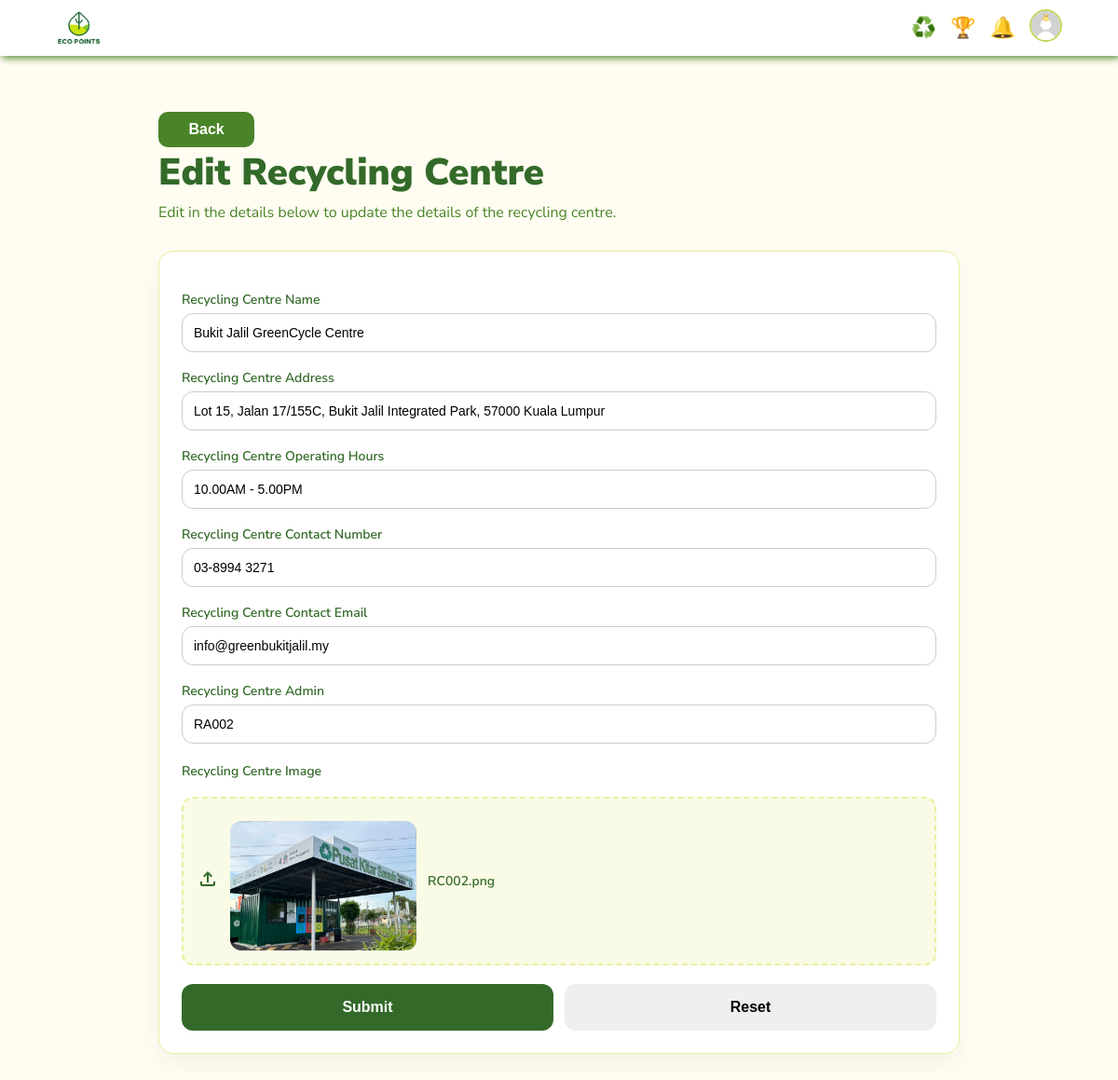
Page /admin/editRecyclingCentre.php?centre_id=RC002 (signed in) on the committed database.
### tables this page shows
CREATE TABLE IF NOT EXISTS `recycling_centre` (
  `centre_id` varchar(10) NOT NULL,
  `name` varchar(255) NOT NULL,
  `contact_no` varchar(50) NOT NULL,
  `address` varchar(255) NOT NULL,
  `email` varchar(50) NOT NULL,
  `operation_hour` varchar(50) NOT NULL,
  `recycle_admin_id` varchar(10) NOT NULL,
  `file_path` text NOT NULL,
  `is_deleted` tinyint NOT NULL,
  PRIMARY KEY (`centre_id`),
  UNIQUE KEY `centre_id` (`centre_id`),
  KEY `recycle_admin_id` (`recycle_admin_id`)
);

### admin/editRecyclingCentre.php (the view, shortened to what this page needs)
<?php
    include('../conn.php');
    $id = mysqli_real_escape_string($con, $_GET['centre_id']);
    $sql = "SELECT * FROM recycling_centre WHERE centre_id = '$id' LIMIT 1";
    $result = mysqli_query($con, $sql);
    $row = mysqli_fetch_assoc($result);
    function old($key, $default = '') {
        return htmlspecialchars($default);
    }
?>
<!DOCTYPE html>
<html lang="en">
<head>
    <link href="../commonStyle.css" rel="stylesheet">
</head>
<body>
    <?php include "adminTaskbar.php"; ?>
    <div class = "page">
        <a href = "editRecyclingInfo.php" style = "text-decoration: none;">
            <button class="centre_bar">
                 Back
            </button>
        </a>
        <h1>Edit Recycling Centre</h1>
        <p class = "subtitle">
            Edit in the details below to update the details of the recycling centre.
        </p>
            <div class = "form" id = "centreForm">
                <form method = "post" enctype = "multipart/form-data" id="editCentreForm">
                    <label for = "name">Recycling Centre Name</label>
                    <input type="text" id="name" name="name" value="<?= old('name', $row['name']) ?>" required>
                    <label for = "address">Recycling Centre Address</label>
                    <input type="text" id="address" name="address" value="<?= old('address', $row['address']) ?>" required>
                    <label for = "time">Recycling Centre Operating Hours</label>
                    <input type="text" id="time" name="time" value="<?= old('time', $row['operation_hour']) ?>" required>
                    <label for = "contact">Recycling Centre Contact Number</label>
                    <input type="tel" placeholder = "0123456789" pattern = "[0-9]{10,11}" id="contact" name="contact" value="<?= old('contact', $row['contact_no']) ?>" required>
                    <label for = "email">Recycling Centre Contact Email</label>
                    <input type="email" id="email" name="email" value="<?= old('email', $row['email']) ?>" required>
                    <label for = "admin">Recycling Centre Admin</label>
                    <input type="text" id="admin" name="admin" value="<?= old('admin', $row['recycle_admin_id']) ?>" required>
                    <div class="image_section">
                        <label>Recycling Centre Image</label>
                        <label class="file_upload" for="image">
                            <div class="icon">
                                <span class="material-symbols-outlined">
                                </span>
                            </div>
                            <img id="imagePreview"
                            style="display:none; max-width:200px; margin-top:10px; border-radius:12px;">
                            <div class="text">
                                <span id="file_name_display">Click to upload image</span>
                            </div>
                        </label>
                    </div>
                    <div class = "button_container">
                        <button type="submit" name="submitBtn">Submit</button>
                        <button type="button"
                            onclick="window.location.href='<?= $_SERVER['PHP_SELF'] ?>?centre_id=<?= urlencode($id) ?>'">
                            Reset
                        </button>
                    </div>
                </form>
            </div>
    </div>
</body>
</html>

### commonStyle.css (style rules this page uses)
body { font-family: "Nunito Sans", sans-serif; background-color: #FFFDF1 ; }

### admin/editRecyclingCentre.php (style rules this page uses)
* { box-sizing:border-box; margin: 0; padding: 0; }
.page { max-width:900px; margin:40px auto; padding:20px; }
h1 { color:#336A29; font-size:40px; font-weight:900; margin-bottom:5px; }
.subtitle { color:#498428; margin-bottom:30px; }
.form { background:#fff; border:1px solid #eaef9d; border-radius:16px; padding:24px; box-shadow:0 10px 25px rgba(0,0,0,.05); }
label { font-size:14px; font-weight:600; color:#336A29; display:block; margin-bottom:5px; margin-top:18px; }
input[type="text"], input[type="email"], input[type="tel"] { width:100%; padding:12px; border-radius:12px; border:1px solid #ccc; font-size:14px; }
.image_section { margin-top:20px; }
.file_upload { display:flex; align-items:center; gap:12px; padding:14px; border:2px dashed #eaef9d; border-radius:12px; background:rgba(234,239,157,.25); cursor:pointer; }
.file_upload .material-symbols-outlined { color:#336A29; }
.file_upload .text { font-size:14px; color:#336A29; }
.button_container { display:flex; gap:12px; margin-top:20px; }
.button_container button { flex:1; padding:16px; font-size:16px; font-weight:700; border:none; border-radius:12px; cursor:pointer; transition:.2s ease; }
button[name="submitBtn"] { background:#336A29; color:#fff; }
button { padding:16px; font-size:16px; font-weight:700; border:none; border-radius:12px; cursor:pointer; transition:all .2s ease; }
.centre_bar { display: inline-block; height: 38px; line-height: 38px; padding: 0 14px; border-radius: 10px; border: none; background: #498428; color: white; font-weight: 600; cursor: pointer; white-space: nowrap; text-align: center; text-decoration: none; margin-bottom: 0px; min-width: 12%; }
#admin { text-transform: uppercase; }

### admin/adminTaskbar.php (style rules this page uses)
a { text-decoration: none; }

### rows in the picture
recycling_centre: name "Bukit Jalil GreenCycle Centre", address "Lot 15, Jalan 17/155C, Bukit Jalil Integrated Park, 57000 Kuala Lumpur", time "10.00AM - 5.00PM", contact "03-8994 3271", email "info@greenbukitjalil.my", admin "RA002"
